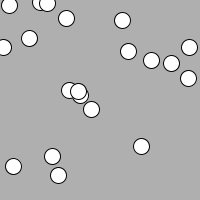
Frame 1 (no input)
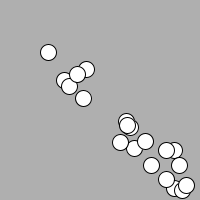
Frame 60 (the mouse pressed at the canvas centre just before this capture)
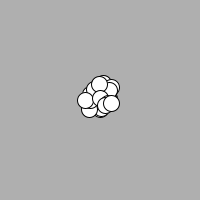
Frame 120 (the mouse held since frame 60 and released just before this capture)

The Processing sketch that drew these frames (run headless with seeded random() and noise(); from frame 60 on, the mouse is pressed at the canvas centre):

// Processing sketch: e11_array_of_movers_accelerating_towards_the_mouse
// ── e11_array_of_movers_accelerating_towards_the_mouse.pde
Mover[] movers = new Mover[20];

void setup() {
  size(200,200);
  frameRate(30);
  for (int i = 0; i < movers.length; i++)
    movers[i] = new Mover();
}

void draw() {
  background(175);
  for (int i = 0; i < movers.length; i++) {
    movers[i].update();
    movers[i].display();
  }
}

class Mover {
  
  PVector location;
  PVector velocity;
  float topspeed;
  
  Mover() {
    location = new PVector(random(0,width),random(0,height));
    velocity = new PVector(0,0);
    topspeed = 4; // extremely important
  }
  
  void update() {
    // calculate acceleration
    PVector acceleration = PVector.sub(mouse(), location);
    acceleration.setMag(0.5);
    
    // trickle-down effect
    velocity.add(acceleration);
    velocity.limit(topspeed);
    location.add(velocity);
    
    _checkEdges();
  }
  
  void display() {
    ellipse(location.x,location.y,16,16);
  }
  
  void _checkEdges() {
    // horizontal
    if (location.x < 0) location.x = width;
    if (location.x > width) location.x = 0;
    
    // vertical
    if (location.y < 0) location.y = height;
    if (location.y > height) location.y = 0;
  }
}

PVector mouse() {
  return new PVector(mouseX, mouseY);
}
